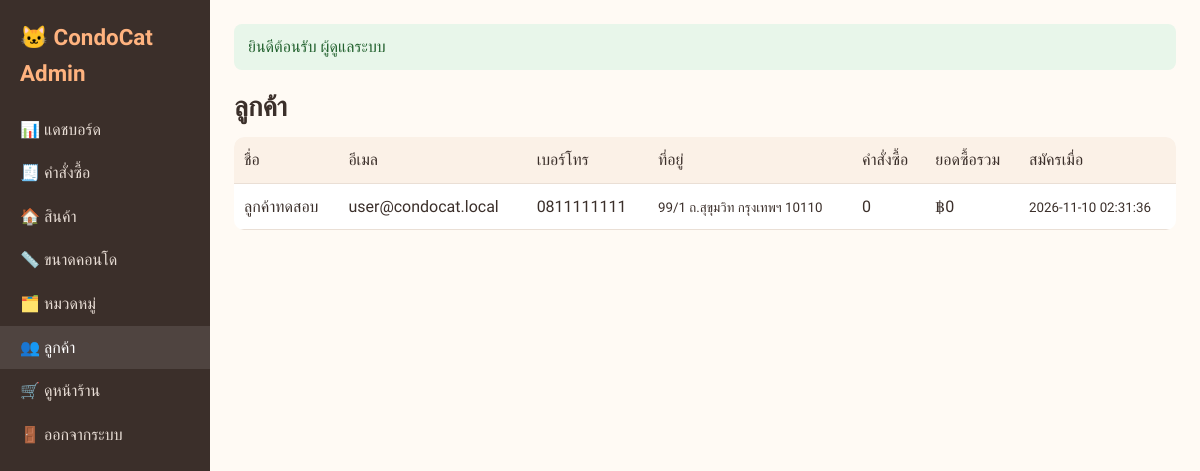
The page /admin/customers.php (signed in) on the database its author committed.
### tables this page shows
CREATE TABLE users (
  id INT AUTO_INCREMENT PRIMARY KEY,
  name VARCHAR(100) NOT NULL,
  email VARCHAR(150) NOT NULL UNIQUE,
  password VARCHAR(255) NOT NULL,
  phone VARCHAR(20) DEFAULT NULL,
  address TEXT DEFAULT NULL,
  role ENUM('customer','admin') NOT NULL DEFAULT 'customer',
  created_at DATETIME NOT NULL DEFAULT CURRENT_TIMESTAMP
);

### config.php (called while the page is built, shortened)
<?php
function e($s): string { return htmlspecialchars((string)$s, ENT_QUOTES, 'UTF-8'); }
function money($n): string { return '฿' . number_format((float)$n, 0); }

### admin/customers.php (the view, shortened to what this page needs)
<?php
require __DIR__ . '/../config.php';
$customers = $pdo->query("SELECT u.*, COUNT(o.id) AS order_count,
        COALESCE(SUM(CASE WHEN o.status <> 'cancelled' THEN o.total END), 0) AS spent
    FROM users u LEFT JOIN orders o ON o.user_id = u.id
    WHERE u.role = 'customer' GROUP BY u.id ORDER BY u.id DESC")->fetchAll();
include __DIR__ . '/_header.php';
?>
<h1>ลูกค้า</h1>
<div class="table-wrap">
<table class="table">
  <tr><th>ชื่อ</th><th>อีเมล</th><th>เบอร์โทร</th><th>ที่อยู่</th><th>คำสั่งซื้อ</th><th>ยอดซื้อรวม</th><th>สมัครเมื่อ</th></tr>
  <?php foreach ($customers as $c): ?>
    <tr>
      <td><?= e($c['name']) ?></td>
      <td><?= e($c['email']) ?></td>
      <td><?= e($c['phone']) ?></td>
      <td><small><?= e($c['address']) ?></small></td>
      <td><?= (int)$c['order_count'] ?></td>
      <td><?= money($c['spent']) ?></td>
      <td><small><?= e($c['created_at']) ?></small></td>
    </tr>
  <?php endforeach; ?>
</table>
</div>
<?php include __DIR__ . '/_footer.php'; ?>

### assets/style.css (style rules this page uses)
:root { --primary: #e07a3f; --primary-dark: #c4612a; --bg: #fffaf4; --card: #ffffff; --text: #3b2f2a; --muted: #8a7b72; --border: #eadfd5; --danger: #d64545; }
* { box-sizing: border-box; }
body { margin: 0; font-family: 'Prompt', sans-serif; background: var(--bg); color: var(--text); line-height: 1.6; }
h1 { font-weight: 600; font-size: 1.7rem; margin: .3em 0; }
.table-wrap { overflow-x: auto; }
.table { width: 100%; border-collapse: collapse; background: var(--card); border-radius: 10px; overflow: hidden; }
.table th, .table td { padding: 10px; border-bottom: 1px solid var(--border); text-align: left; vertical-align: middle; }
.table th { background: #fbf1e7; font-weight: 500; }

### rows shown on the page
users: name "ลูกค้าทดสอบ", email "user@condocat.local", phone "0811111111", address "99/1 ถ.สุขุมวิท กรุงเทพฯ 10110", order_count "0", spent "฿0", created_at "2026-11-10 02:31:36"

### other values the page prints
SHOP_NAME "CondoCat"
$label "📊 แดชบอร์ด"
$label "🧾 คำสั่งซื้อ"
$label "🏠 สินค้า"
$label "📏 ขนาดคอนโด"
$label "🗂️ หมวดหมู่"
$label "👥 ลูกค้า"
$f[0] "ยินดีต้อนรับ ผู้ดูแลระบบ"
